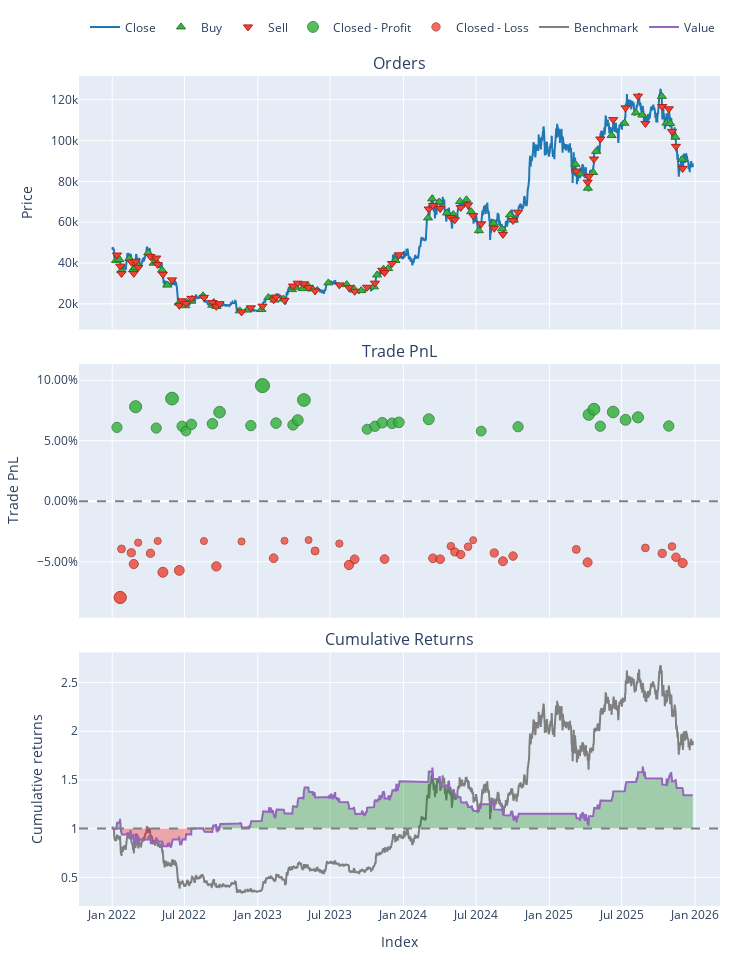

Source (notebook cell):
### Code cell
print(portfolio.stats())
print("Trades:", portfolio.trades.count())
portfolio.plot().show()
